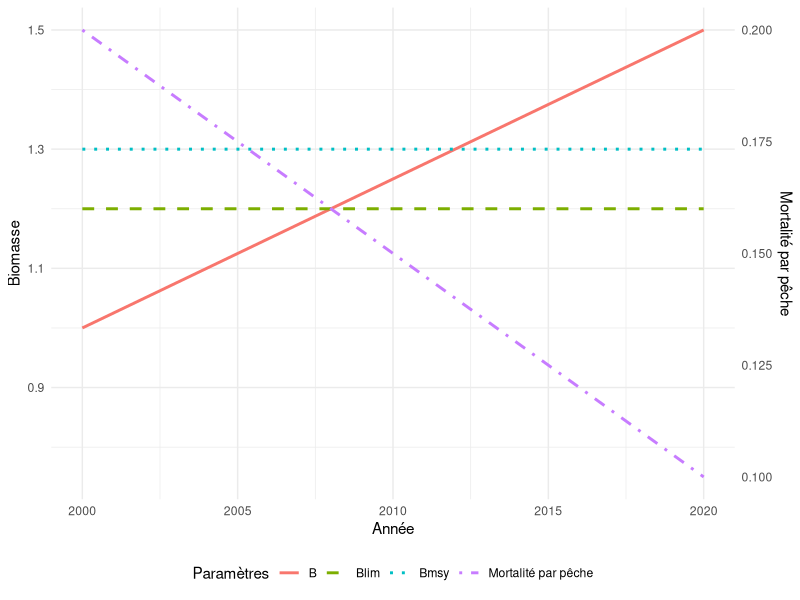

The R script that drew this image:
# Installer et charger ggplot2 si ce n'est pas déjà fait
# install.packages("ggplot2")
library(ggplot2)

# Création de données fictives
annees <- 2000:2020
# Exemple d'évolution de la biomasse (B)
B <- seq(1.0, 1.5, length.out = length(annees))
# Blim et Bmsy définis comme des constantes (ou évoluant très peu)
Blim <- rep(1.2, length(annees))
Bmsy <- rep(1.3, length(annees))
# Exemple d'évolution de la mortalité par pêche (F)
F <- seq(0.2, 0.1, length.out = length(annees))

# Rassembler les données dans un data.frame
data <- data.frame(annee = annees, B = B, Blim = Blim, Bmsy = Bmsy, F = F)

# Pour représenter F sur le même graphique, on définit un facteur de conversion
# afin de mettre F à l'échelle des valeurs de B.
facteur <- max(data$B) / max(data$F)

# Création du graphique avec ggplot2
p <- ggplot(data, aes(x = annee)) +
  # Courbe de la biomasse B
  geom_line(aes(y = B, color = "B"), size = 1) +
  # Courbe de Blim (en tirets)
  geom_line(aes(y = Blim, color = "Blim"), linetype = "dashed", size = 1) +
  # Courbe de Bmsy (en pointillés)
  geom_line(aes(y = Bmsy, color = "Bmsy"), linetype = "dotted", size = 1) +
  # Courbe de la mortalité par pêche F (mise à l'échelle)
  geom_line(aes(y = F * facteur, color = "Mortalité par pêche"), linetype = "dotdash", size = 1) +
  # Définition des axes : l'axe principal pour la biomasse et un axe secondaire pour F
  scale_y_continuous(name = "Biomasse",
                     sec.axis = sec_axis(~ . / facteur, name = "Mortalité par pêche")) +
  labs(x = "Année", color = "Paramètres") +
  theme_minimal() +
  theme(legend.position = "bottom")

# Affichage du graphique
print(p)
